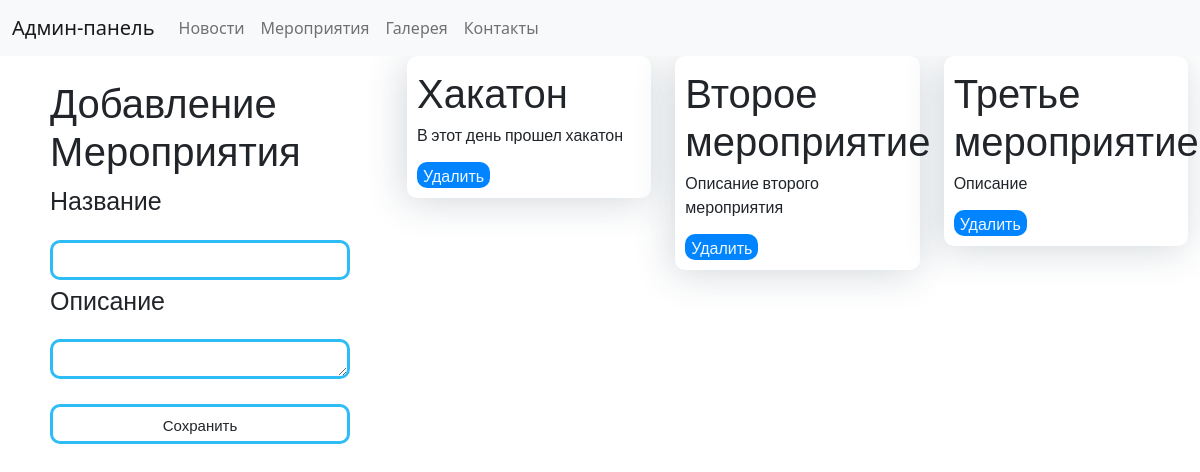
/news/admin/manEvent.php, run on the app's committed database.
### tables this page shows
CREATE TABLE `event` (
  `idEvent` int NOT NULL,
  `name` varchar(255) NOT NULL,
  `desc` varchar(255) NOT NULL,
  `date` varchar(255) NOT NULL
);

### news/admin/manEvent.php (the view, shortened to what this page needs)
<?php
include("manNav.php");
?>
<!DOCTYPE html>
<html lang="en">
<head>
    <link rel="stylesheet" href="../styles/manCont.css">
    <link rel="stylesheet" href="../styles/event.css">
    <link rel="stylesheet" href="../styles/manEvent.css">
</head>
<body>
    <section>
<div class="redactor">
        <form action="addEvent.php" class="form" method="POST">
        <div class="addCont">
            <h1>Добавление Мероприятия</h1>
            <p>Название</p>
            <input type="text" name="name" id="">
            <p>Описание</p>
            <textarea name="desc" id="" cols="30" rows="10"></textarea><br>
            <input type="submit" name="addEvent" class="btn" value="Сохранить">
        </div>
        </form>
</div>
    <div class="container">
        <div class="row">
            <?php
        include("../db.php");
    $sql = "SELECT * FROM `event` ";
    $result = mysqli_query($db, $sql);
    while($myrow= mysqli_fetch_array($result)){
       $id = $myrow['idEvent'];
       $name = $myrow['name'];
       $desc = $myrow['desc'];
        echo"
        <div class='col-md-4 col-lg-4 col-sm-12'>
                    <div class='cont'>
                        <h1>$name</h1>
                        <p>$desc</p>
                            <form action='delEvent.php' method='post'>
                        <input type='hidden' name='id' value='$id'>
                        <button type='submit' name='del' class='del'>Удалить</button>
                        </form>
                    </div>
                </div>
";
    }
                ?>
        </div>
    </div>
    </section>
</body>
</html>

### news/styles/manCont.css (style rules this page uses)
section { display: flex; }
.redactor { font-family: "Oswald", sans-serif; }
.redactor .addCont { margin-left: 50px; margin-top: 20px; }
.redactor .addCont p { font-size: 25px; margin-bottom: 2px; margin-right: 230px; }
.redactor .addCont input { background-color: white; border: 3px solid rgb(45, 188, 245); border-radius: 10px; width: 300px; height: 40px; font-family: "Oswald", sans-serif; font-size: 15px; margin-top: 20px; }
.redactor .addCont textarea { background-color: white; border: 3px solid rgb(45, 188, 245); border-radius: 10px; width: 300px; height: 40px; font-family: "Oswald", sans-serif; font-size: 15px; margin-top: 20px; }

### news/styles/manEvent.css (style rules this page uses)
section .container .cont { font-family: "Oswald", sans-serif; width: 100%; padding: 10px; border-radius: 10px; background-color: rgb(255, 255, 255); box-shadow: -3px 4px 38px 0px rgba(34, 60, 80, 0.2); }
section .container .cont .del { background-color: rgb(0, 132, 255); border: 0px solid wheat; color: aliceblue; border-radius: 10px; }

### data on the page
event: name "Хакатон", desc "В этот день прошел хакатон"
event: name "Второе мероприятие", desc "Описание второго мероприятия"
event: name "Третье мероприятие", desc "Описание"
